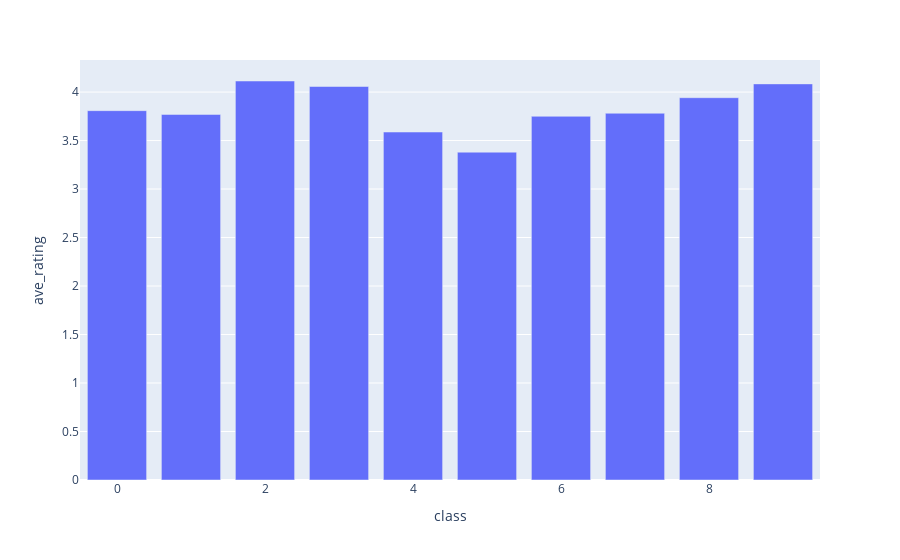

Notebook code cell kept with this figure:
### Code cell
fig = px.bar(bar_df, x="class", y="ave_rating")
fig.show()

### Figure 1 — Plotly figure (JSON) as saved in the notebook; plotly's stock layout.template omitted (floating-point values rounded to 4 significant figures)
{"data": [{"alignmentgroup": "True", "hovertemplate": "class=%{x}<br>ave_rating=%{y}<extra></extra>", "legendgroup": "", "marker": {"color": "#636efa", "pattern": {"shape": ""}}, "name": "", "offsetgroup": "", "orientation": "v", "showlegend": false, "textposition": "auto", "type": "bar", "x": [0, 1, 2, 3, 4, 5, 6, 7, 8, 9], "xaxis": "x", "y": [3.808, 3.769, 4.114, 4.057, 3.588, 3.38, 3.75, 3.781, 3.942, 4.084], "yaxis": "y"}], "layout": {"barmode": "relative", "legend": {"tracegroupgap": 0}, "margin": {"t": 60}, "xaxis": {"anchor": "y", "domain": [0, 1], "title": {"text": "class"}}, "yaxis": {"anchor": "x", "domain": [0, 1], "title": {"text": "ave_rating"}}}}
